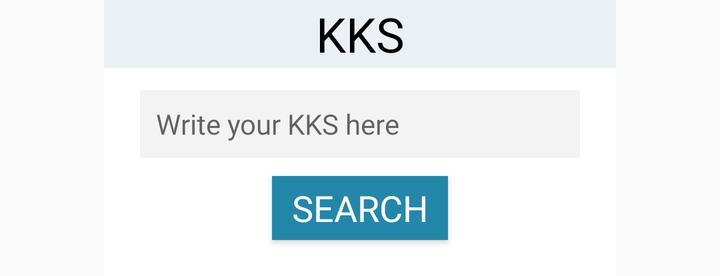
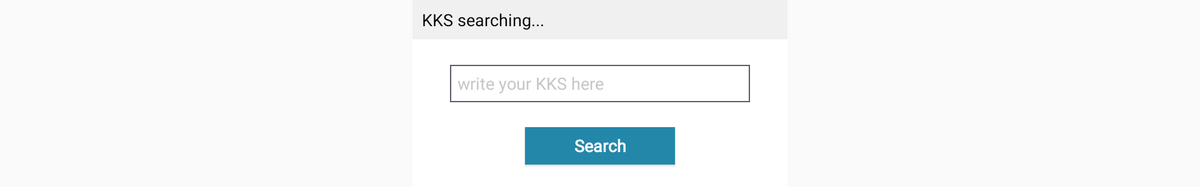

An Android layout and its configuration variant, each rendered on a device that would load it. The default file and the variant file are quoted in full after the pictures.
<!-- AndroidManifest.xml: application theme AppTheme -->
<!-- res/layout/dialog.xml -->
<?xml version="1.0" encoding="utf-8"?>
<androidx.constraintlayout.widget.ConstraintLayout xmlns:android="http://schemas.android.com/apk/res/android"
        xmlns:app="http://schemas.android.com/apk/res-auto"
        xmlns:tools="http://schemas.android.com/tools"
        android:layout_width="256dp"
        android:layout_height="138dp"
        android:layout_gravity="center"
        android:background="#FFFFFF"
        android:gravity="center"
        tools:ignore="Overdraw">

    <EditText
            android:id="@+id/mkks2"
            android:layout_width="220dp"
            android:layout_height="34dp"
            android:layout_marginTop="45dp"
            android:autofillHints=""
            android:background="#F3F3F3"
            android:hint="Write your KKS here"
            android:inputType="textCapCharacters"
            android:paddingLeft="8dp"
            android:textAllCaps="true"
            android:textCursorDrawable="@drawable/black"
            android:textSize="14sp"
            app:layout_constraintEnd_toEndOf="parent"
            app:layout_constraintStart_toStartOf="parent"
            app:layout_constraintTop_toTopOf="parent"
            tools:ignore="Autofill,HardcodedText,RtlHardcoded,RtlSymmetry,UnusedAttribute" />

    <Button
            android:id="@+id/dsearch"
            android:layout_width="88dp"
            android:layout_height="32dp"
            android:layout_marginTop="70dp"
            android:background="@drawable/buttoncolors"
            android:text="Search"
            android:textColor="#FFFFFF"
            android:textSize="18sp"
            android:textStyle="normal"
            app:layout_constraintBottom_toBottomOf="parent"
            app:layout_constraintEnd_toEndOf="@+id/textView3"
            app:layout_constraintStart_toStartOf="parent"
            app:layout_constraintTop_toTopOf="parent"
            tools:ignore="HardcodedText" />

    <Button
            android:layout_width="13dp"
            android:layout_height="27dp"
            android:text="Cancel"
            android:visibility="invisible"
            tools:ignore="HardcodedText,MissingConstraints"
            tools:layout_editor_absoluteX="193dp"
            tools:layout_editor_absoluteY="153dp" />

    <androidx.constraintlayout.widget.Barrier
            android:layout_width="wrap_content"
            android:layout_height="wrap_content"
            app:barrierDirection="left" />

    <TextView
            android:id="@+id/textView3"
            android:layout_width="256dp"
            android:layout_height="34dp"
            android:background="@drawable/shadow"
            android:gravity="center"
            android:text="KKS"
            android:textColor="#000000"
            android:textSize="24sp"
            app:layout_constraintEnd_toEndOf="parent"
            app:layout_constraintStart_toStartOf="parent"
            app:layout_constraintTop_toTopOf="parent"
            tools:ignore="HardcodedText" />


</androidx.constraintlayout.widget.ConstraintLayout>
<!-- resources referenced by this layout -->
<resources>
  <!-- drawable black (drawable) -->
  <?xml version="1.0" encoding="utf-8"?>
  <shape xmlns:android="http://schemas.android.com/apk/res/android"
          android:shape="rectangle">
      <size android:width="2dp" />
      <solid android:color="#000000" />
  </shape>
  <!-- drawable buttoncolors (drawable) -->
  <?xml version="1.0" encoding="utf-8"?>
  <selector xmlns:android="http://schemas.android.com/apk/res/android">
      <item android:drawable="@drawable/test2" android:state_focused="true" android:state_pressed="true" />
  
      <item android:drawable="@drawable/test2" android:state_focused="false" android:state_pressed="true" />
      <item android:drawable="@drawable/shadow2" />
  </selector>
  <!-- drawable shadow (drawable) -->
  <?xml version="1.0" encoding="utf-8"?>
  <layer-list xmlns:android="http://schemas.android.com/apk/res/android">
      <item>
          <shape android:shape="rectangle">
              <solid android:color="#EBF0F5" />
          </shape>
      </item>
  </layer-list>
  <style name="AppTheme" parent="Theme.MaterialComponents.Light.NoActionBar.Bridge">
          <item name="fontFamily">@font/siemens</item>
          
          
      </style>
  <!-- drawable test2 (drawable) -->
  <?xml version="1.0" encoding="utf-8"?>
  <layer-list xmlns:android="http://schemas.android.com/apk/res/android">
      <item>
          <shape android:shape="rectangle">
              <solid android:color="#8A00E5" />
              <corners android:radius="32dp" />
          </shape>
      </item>
  </layer-list>
  <!-- drawable shadow2 (drawable) -->
  <?xml version="1.0" encoding="utf-8"?>
  <layer-list xmlns:android="http://schemas.android.com/apk/res/android">
      <item>
          <shape android:shape="rectangle">
              <solid android:color="#2387AA" />
          </shape>
      </item>
  </layer-list>
</resources>
<!-- res/layout-sw720dp/dialog.xml (the repository's variant of the layout above) -->
<!-- drawn on a large tablet held sideways -->
<?xml version="1.0" encoding="utf-8"?>
<androidx.constraintlayout.widget.ConstraintLayout xmlns:android="http://schemas.android.com/apk/res/android"
        xmlns:app="http://schemas.android.com/apk/res-auto"
        xmlns:tools="http://schemas.android.com/tools"
        android:layout_width="400dp"
        android:layout_height="200dp"
        android:layout_gravity="center"
        android:background="#FFFFFF"
        android:gravity="center"
        tools:ignore="Overdraw">

    <EditText
            android:id="@+id/mkks2"
            android:layout_width="320dp"
            android:layout_height="40dp"
            android:autofillHints=""
            android:background="@drawable/angle4"
            android:hint="write your KKS here"
            android:inputType="textCapCharacters"
            android:paddingLeft="8dp"
            android:textAllCaps="true"
            android:textColor="#1B1534"
            android:textColorHint="#c7c7c7"
            android:textCursorDrawable="@drawable/black"
            android:textSize="18sp"
            app:layout_constraintBottom_toTopOf="@+id/dsearch"
            app:layout_constraintEnd_toEndOf="parent"
            app:layout_constraintStart_toStartOf="parent"
            app:layout_constraintTop_toBottomOf="@+id/textView3"
            tools:ignore="Autofill,HardcodedText,RtlHardcoded,RtlSymmetry,UnusedAttribute" />

    <Button
            android:id="@+id/dsearch"
            android:layout_width="160dp"
            android:layout_height="40dp"
            android:layout_marginBottom="24dp"
            android:background="@drawable/buttoncolors"
            android:fontFamily="@font/siemensbold"
            android:text="Search"
            android:textAllCaps="false"
            android:textColor="#FFFFFF"
            android:textSize="18sp"
            android:textStyle="bold"
            app:layout_constraintBottom_toBottomOf="parent"
            app:layout_constraintEnd_toEndOf="parent"
            app:layout_constraintStart_toStartOf="parent"
            tools:ignore="HardcodedText" />

    <Button
            android:layout_width="13dp"
            android:layout_height="27dp"
            android:text="Cancel"
            android:visibility="invisible"
            tools:ignore="HardcodedText,MissingConstraints"
            tools:layout_editor_absoluteX="193dp"
            tools:layout_editor_absoluteY="153dp" />

    <androidx.constraintlayout.widget.Barrier
            android:layout_width="wrap_content"
            android:layout_height="wrap_content"
            app:barrierDirection="left" />

    <TextView
            android:id="@+id/textView3"
            android:layout_width="400dp"
            android:layout_height="42dp"
            android:background="@drawable/backgroundcolor"
            android:gravity="center_vertical"
            android:paddingStart="10dp"
            android:text="KKS searching..."
            android:textColor="#000000"
            android:textSize="18sp"
            app:layout_constraintEnd_toEndOf="parent"
            app:layout_constraintStart_toStartOf="parent"
            app:layout_constraintTop_toTopOf="parent"
            tools:ignore="HardcodedText" />


</androidx.constraintlayout.widget.ConstraintLayout>
<!-- resources referenced by the variant -->
<!-- as a large tablet held sideways resolves them -->
<resources>
  <!-- drawable angle4 (drawable) -->
  <?xml version="1.0" encoding="utf-8"?>
  <shape xmlns:android="http://schemas.android.com/apk/res/android"
          android:shape="rectangle">
      <stroke
              android:width="1dp"
              android:color="#5D596E" />
      <solid android:color="#FFFFFFFF" />
  </shape>
  <!-- drawable backgroundcolor (drawable) -->
  <?xml version="1.0" encoding="utf-8"?>
  <shape xmlns:android="http://schemas.android.com/apk/res/android">
      <solid android:color="#F0F0F0" />
  </shape>
  <!-- drawable black (drawable) -->
  <?xml version="1.0" encoding="utf-8"?>
  <shape xmlns:android="http://schemas.android.com/apk/res/android"
          android:shape="rectangle">
      <size android:width="2dp" />
      <solid android:color="#000000" />
  </shape>
  <!-- drawable buttoncolors (drawable) -->
  <?xml version="1.0" encoding="utf-8"?>
  <selector xmlns:android="http://schemas.android.com/apk/res/android">
      <item android:drawable="@drawable/test2" android:state_focused="true" android:state_pressed="true" />
  
      <item android:drawable="@drawable/test2" android:state_focused="false" android:state_pressed="true" />
      <item android:drawable="@drawable/shadow2" />
  </selector>
  <style name="AppTheme" parent="Theme.MaterialComponents.Light.NoActionBar.Bridge">
          <item name="fontFamily">@font/siemens</item>
          
          
      </style>
  <!-- drawable test2 (drawable) -->
  <?xml version="1.0" encoding="utf-8"?>
  <layer-list xmlns:android="http://schemas.android.com/apk/res/android">
      <item>
          <shape android:shape="rectangle">
              <solid android:color="#8A00E5" />
              <corners android:radius="32dp" />
          </shape>
      </item>
  </layer-list>
  <!-- drawable shadow2 (drawable) -->
  <?xml version="1.0" encoding="utf-8"?>
  <layer-list xmlns:android="http://schemas.android.com/apk/res/android">
      <item>
          <shape android:shape="rectangle">
              <solid android:color="#2387AA" />
          </shape>
      </item>
  </layer-list>
</resources>
